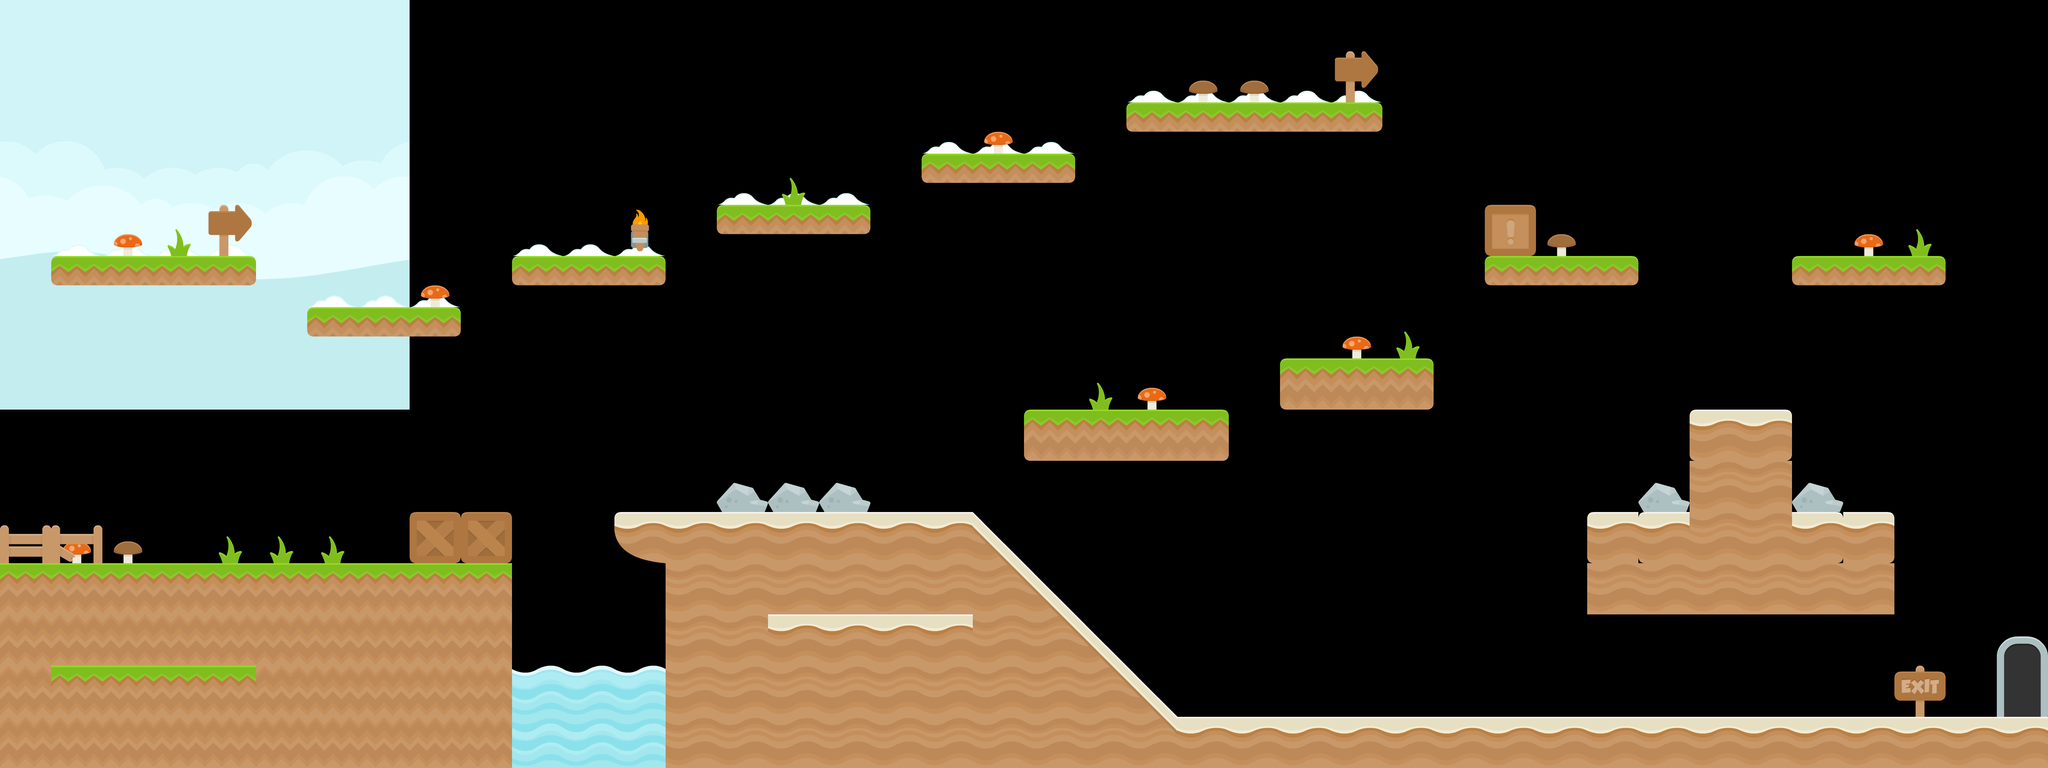

This game map was drawn from its Tiled (.tmx) file and the tilesets committed beside it. A one-line description and the trimmed map source follow:
An orthogonal 40x15 tile map with 128x128 px tiles, 2 tile layers (1, 2), 2 tilesets, 1 image layer and 20 objects.

<map version="1.0" tiledversion="1.0.3" orientation="orthogonal" renderorder="right-down" width="40" height="15" tilewidth="128" tileheight="128" nextobjectid="32">
 <tileset firstgid="1" source="ground.tsx" />
 <tileset firstgid="129" source="object.tsx" />
 <imagelayer name="background">
  <image source="../img/blue_land.png" width="1024" height="1024" />
  <properties>
   <property name="ratio" type="float" value="0.25" />
  </properties>
 </imagelayer>
 <layer name="1" width="40" height="15">
  <data>[600 cells, 236 non-empty, 29 distinct tile ids]</data>
 </layer>
 <layer name="2" width="40" height="15">
  <data>[600 cells, 79 non-empty, 15 distinct tile ids]</data>
 </layer>
 <objectgroup name="collision">
  <object id="1" x="4" y="4">
   <polyline points="0,0 0,1904 5116,1916 5112,-4 16,0" />
  </object>
  <object id="2" x="1280" y="648" width="384" height="56" />
  <object id="6" x="132" y="644" width="508" height="60" />
  <object id="7" x="776" y="776" width="368" height="60" />
  <object id="8" x="1800" y="516" width="372" height="64" />
  <object id="10" x="2312" y="380" width="368" height="76" />
  <object id="12" x="2816" y="260" width="636" height="68" />
  <object id="13" x="3204" y="904" width="376" height="120" />
  <object id="14" x="2568" y="1032" width="500" height="120" />
  <object id="15" x="3716" y="644" width="384" height="68" />
  <object id="16" x="3716" y="516" width="120" height="124" />
  <object id="17" x="4484" y="644" width="380" height="68" />
  <object id="19" x="4228" y="1028" width="244" height="248" />
  <object id="21" x="3980" y="1288" width="752" height="248" />
  <object id="22" x="12" y="1412" width="1272" height="496" />
  <object id="24" x="1020" y="1288" width="256" height="120" />
  <object id="25" x="1540" y="1280" width="116" height="124" />
  <object id="26" x="1672" y="1280" width="752" height="640" />
  <object id="27" x="2436" y="1792" width="2676" height="128" />
  <object id="28" x="2432" y="1284">
   <polygon points="0,0 512,504 0,508" />
  </object>
 </objectgroup>
</map>
